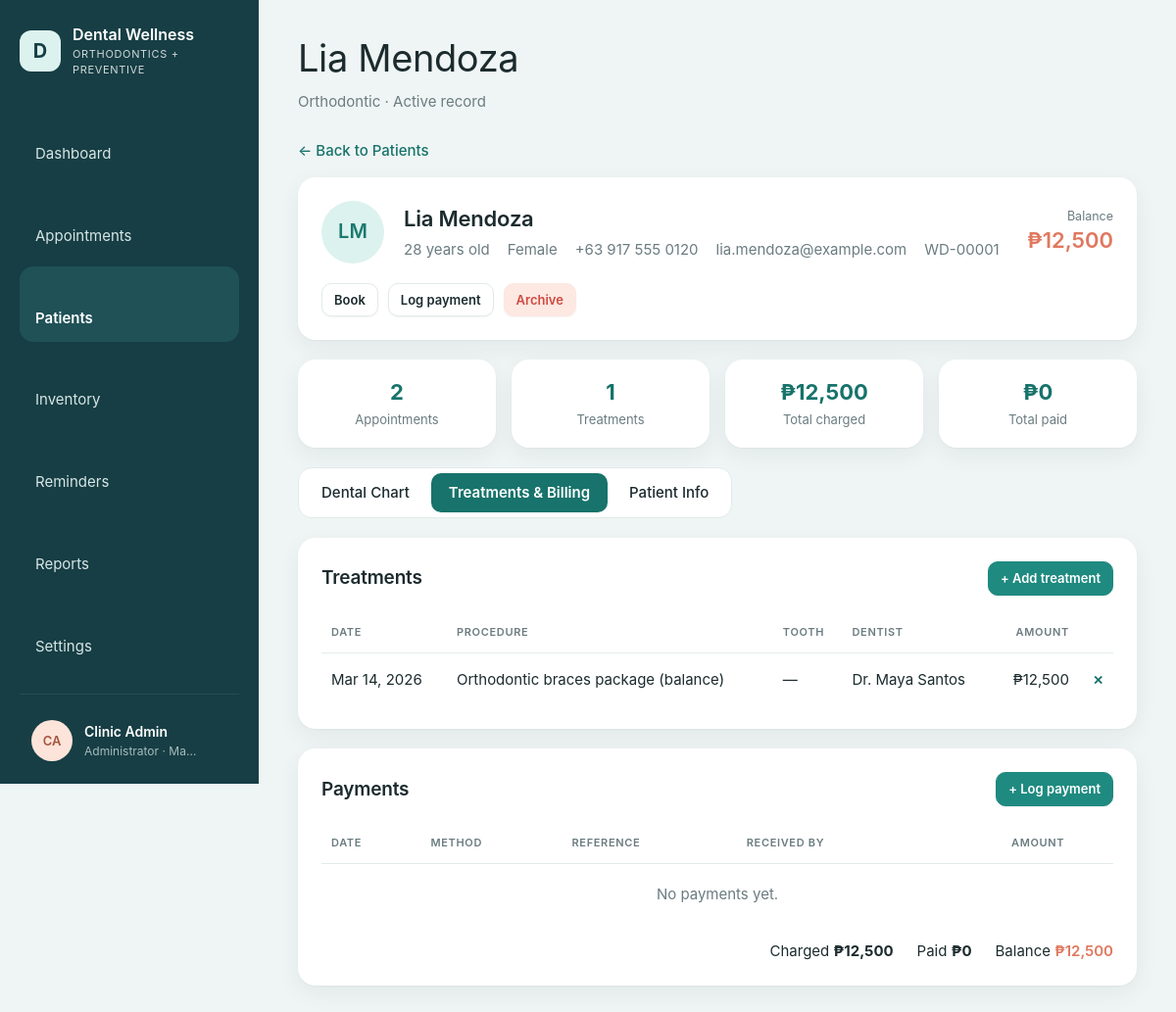
/patient.php?id=1&tab=billing (signed in), run on the app's committed database.
### tables this page shows
CREATE TABLE IF NOT EXISTS users (
    id            INT UNSIGNED AUTO_INCREMENT PRIMARY KEY,
    name          VARCHAR(120) NOT NULL,
    username      VARCHAR(60)  NOT NULL UNIQUE,
    password_hash VARCHAR(255) NOT NULL,
    role          ENUM('admin','dentist','staff') NOT NULL DEFAULT 'staff',
    is_active     TINYINT(1) NOT NULL DEFAULT 1,
    last_login_at DATETIME NULL,
    created_at    DATETIME NOT NULL DEFAULT CURRENT_TIMESTAMP
);

CREATE TABLE IF NOT EXISTS patients (
    id                     INT UNSIGNED AUTO_INCREMENT PRIMARY KEY,
    record_no              VARCHAR(20) NULL UNIQUE,
    full_name              VARCHAR(150) NOT NULL,
    birth_date             DATE NULL,
    sex                    ENUM('female','male') NULL,
    phone                  VARCHAR(30) NULL,
    email                  VARCHAR(150) NULL,
    address                VARCHAR(255) NULL,
    care_type              ENUM('New patient','Preventive','Orthodontic','Restorative','Recall') NOT NULL DEFAULT 'New patient',
    emergency_name         VARCHAR(150) NULL,
    emergency_relationship VARCHAR(60) NULL,
    emergency_phone        VARCHAR(30) NULL,
    allergies              TEXT NULL,
    conditions             TEXT NULL,
    medications            TEXT NULL,
    dental_history         TEXT NULL,
    notes                  TEXT NULL,
    consent_signed         TINYINT(1) NOT NULL DEFAULT 0,
    consent_date           DATE NULL,
    status                 ENUM('draft','incomplete','active','archived') NOT NULL DEFAULT 'incomplete',
    created_by             INT UNSIGNED NULL,
    created_at             DATETIME NOT NULL DEFAULT CURRENT_TIMESTAMP,
    updated_at             DATETIME NOT NULL DEFAULT CURRENT_TIMESTAMP ON UPDATE CURRENT_TIMESTAMP,
    INDEX idx_patients_name (full_name),
    INDEX idx_patients_phone (phone),
    FOREIGN KEY (created_by) REFERENCES users(id) ON DELETE SET NULL
);

CREATE TABLE IF NOT EXISTS treatments (
    id             INT UNSIGNED AUTO_INCREMENT PRIMARY KEY,
    patient_id     INT UNSIGNED NOT NULL,
    appointment_id INT UNSIGNED NULL,
    tooth_no       TINYINT UNSIGNED NULL,
    procedure_name VARCHAR(120) NOT NULL,
    notes          VARCHAR(255) NULL,
    amount         DECIMAL(10,2) NOT NULL DEFAULT 0,
    performed_on   DATE NOT NULL,
    dentist_id     INT UNSIGNED NULL,
    created_at     DATETIME NOT NULL DEFAULT CURRENT_TIMESTAMP,
    INDEX idx_treat_patient (patient_id),
    FOREIGN KEY (patient_id) REFERENCES patients(id) ON DELETE CASCADE,
    FOREIGN KEY (appointment_id) REFERENCES appointments(id) ON DELETE SET NULL,
    FOREIGN KEY (dentist_id) REFERENCES users(id) ON DELETE SET NULL
);

### patient.php (the view, shortened to what the rows shown need)
<?php
require __DIR__ . '/includes/bootstrap.php';
$user = require_login();
$id = (int) input('id');
$patient = q_row('SELECT p.*, b.charged, b.paid, b.balance FROM patients p JOIN ' . BALANCES . ' b ON b.patient_id = p.id WHERE p.id = ?', [$id]);
$tab = in_array(input('tab'), ['chart', 'billing', 'info'], true) ? input('tab') : 'chart';
$treatments = q_all('SELECT t.*, u.name AS dentist FROM treatments t LEFT JOIN users u ON u.id = t.dentist_id
    WHERE t.patient_id = ? ORDER BY t.performed_on DESC, t.id DESC', [$id]);
$toothLogs = q_all('SELECT r.*, u.name AS by_name FROM tooth_records r LEFT JOIN users u ON u.id = r.recorded_by
    WHERE r.patient_id = ? ORDER BY r.id DESC', [$id]);
$toothState = [];
$toothCurrent = [];
$history = [];
foreach ($toothLogs as $log) {
    $no = (int) $log['tooth_no'];
    if (!isset($toothState[$no])) {
        $toothState[$no] = $log['status'];
        $toothCurrent[$no] = $log;
    }
    $history[$no][] = ['status' => $log['status'], 'procedure' => $log['procedure_name'], 'notes' => $log['notes'],
        'by' => $log['by_name'], 'at' => date('M j, Y', strtotime($log['recorded_at']))];
}
ksort($toothCurrent);
$conditions = array_filter($toothCurrent, fn($l) => $l['status'] !== 'healthy');
$facts = array_filter([
    age($patient['birth_date']) !== null ? age($patient['birth_date']) . ' years old' : null,
    $patient['sex'] ? ucfirst($patient['sex']) : null,
    $patient['phone'],
    $patient['email'],
    $patient['record_no'],
]);
$balance = (float) $patient['balance'];
layout_start($patient['full_name'], 'patients', ['subtitle' => $patient['care_type'] . ' · ' . PATIENT_STATUSES[$patient['status']] . ' record']);
?>
<section class="card profile">
  <span class="avatar avatar-2 avatar-lg"><?= e(initials($patient['full_name'])) ?></span>
  <div>
    <h2><?= e($patient['full_name']) ?> <?= $patient['status'] !== 'active' ? pill($patient['status']) : '' ?></h2>
    <div class="facts"><?php foreach ($facts as $f): ?><span><?= e($f) ?></span><?php endforeach; ?></div>
  </div>
  <div class="bal">
    <small><?= $balance < 0 ? 'Credit' : 'Balance' ?></small>
    <strong class="<?= $balance > 0 ? 'amount-due' : 'amount-credit' ?>"><?= money($balance) ?></strong>
  </div>
  <div class="row no-print">
    <a class="btn btn-sm" href="appointment_form.php?patient_id=<?= $id ?>">Book</a>
    <a class="btn btn-sm" href="payment.php?patient_id=<?= $id ?>">Log payment</a>
    <?php if (can('patients.archive')): ?>
      <form method="post" data-confirm="<?= $patient['status'] === 'archived' ? 'Restore this patient?' : 'Archive this patient? Their records are kept but hidden from lists. Upcoming appointments, reminders and waitlist entries are cancelled.' ?>">
      </form>
    <?php endif; ?>
  </div>
</section>
<?php if ($tab === 'chart'): ?>
  <section class="card">
    <h2>Interactive Dental Chart</h2>
    <p class="muted small" style="margin:6px 0 16px"><?= can('chart.edit') ? 'Click any tooth to view its history or update its condition and procedure.' : 'Click any tooth to view its history. Only dentists can change the chart.' ?></p>
    <?= render_dental_chart($toothState) ?>
    <?= render_chart_legend() ?>
    <h3 style="margin-bottom:12px">Documented dental conditions</h3>
    <?php if (!$conditions): ?><p class="muted small">No conditions documented. All teeth are charted as healthy.</p><?php endif; ?>
    <div class="conditions">
      <?php foreach ($conditions as $no => $c): [$label, $color, $tint] = TOOTH_STATUSES[$c['status']]; ?>
        <div class="condition" style="--tint:<?= $tint ?>;--c:<?= $color ?>;border-color:<?= $color ?>33">
          <span class="n" style="background:<?= $color ?>"><?= $no ?></span>
          <b style="color:<?= $color ?>"><?= e($label) ?> <span class="muted small" style="font-weight:400">· <?= e(tooth_name($no)) ?></span></b>
          <span><?= e($c['procedure_name'] ?: '—') ?></span>
          <small><?= e($c['notes'] ?: 'Recorded ' . fmt_date($c['recorded_at'])) ?></small>
        </div>
      <?php endforeach; ?>
    </div>
  </section>
  <script type="application/json" id="tooth-history"><?= json_encode($history, JSON_HEX_TAG | JSON_HEX_AMP) ?></script>
  <dialog id="tooth-dialog">
    <form class="dialog-body" method="post">
      <div class="dialog-head"><h2 data-text="tooth_title">Tooth</h2><button type="button" class="close" aria-label="Close">×</button></div>
      <div><span class="label">History</span><ul class="history" style="margin-top:8px"></ul></div>
      <?php if (can('chart.edit')): ?>
        <?= csrf_field() ?><input type="hidden" name="action" value="tooth"><input type="hidden" name="tooth_no">
        <div class="field"><label for="t-status">Condition</label>
          <select id="t-status" name="status"><?php foreach (TOOTH_STATUSES as $k => [$label]): ?><option value="<?= $k ?>"><?= e($label) ?></option><?php endforeach; ?></select></div>
        <div class="field"><label for="t-proc">Procedure</label><input type="text" id="t-proc" name="procedure_name" maxlength="120" placeholder="e.g. Composite filling"></div>
        <div class="field"><label for="t-notes">Notes</label><input type="text" id="t-notes" name="notes" maxlength="255" placeholder="e.g. Composite resin, A2 shade"></div>
        <div class="field"><label for="t-amt">Charge (optional)</label><input type="number" id="t-amt" name="amount" min="0" max="<?= MAX_AMOUNT ?>" step="0.01" placeholder="0.00"><span class="hint">Adds a treatment to this patient's bill.</span></div>
        <div><button class="btn btn-primary" type="submit">Save tooth entry</button></div>
      <?php else: ?>
        <input type="hidden" name="tooth_no"><input type="hidden" name="status"><input type="hidden" name="procedure_name"><input type="hidden" name="notes">
      <?php endif; ?>
    </form>
  </dialog>
<?php elseif ($tab === 'billing'): ?>
  <div class="stack">
    <section class="card">
      <div class="card-head"><h2>Treatments</h2><button class="btn btn-sm btn-primary no-print" data-open="#treatment-dialog">+ Add treatment</button></div>
      <div class="table-wrap"><table>
        <thead><tr><th>Date</th><th>Procedure</th><th>Tooth</th><th>Dentist</th><th class="num">Amount</th><?php if (can('billing.delete')): ?><th></th><?php endif; ?></tr></thead>
        <tbody>
          <?php foreach ($treatments as $t): ?>
            <tr>
              <td><?= e(fmt_date($t['performed_on'])) ?></td>
              <td><?= e($t['procedure_name']) ?><?= $t['notes'] ? '<br><small class="muted">' . e($t['notes']) . '</small>' : '' ?></td>
              <td><?= $t['tooth_no'] ? '#' . (int) $t['tooth_no'] : '—' ?></td>
              <td><?= e($t['dentist'] ?? '—') ?></td>
              <td class="num"><?= money($t['amount']) ?></td>
              <?php if (can('billing.delete')): ?><td class="num"><form method="post" data-confirm="Remove this treatment charge?"><button class="link-btn" aria-label="Remove">✕</button></form></td><?php endif; ?>
            </tr>
          <?php endforeach; ?>
        </tbody>
      </table></div>
    </section>
    <section class="card">
      <div class="card-head"><h2>Payments</h2><a class="btn btn-sm btn-primary no-print" href="payment.php?patient_id=<?= $id ?>">+ Log payment</a></div>
      <div class="table-wrap"><table>
        <thead><tr><th>Date</th><th>Method</th><th>Reference</th><th>Received by</th><th class="num">Amount</th><?php if (can('billing.delete')): ?><th></th><?php endif; ?></tr></thead>
      </table></div>
    </section>
  </div>
<?php endif; ?>
<?php layout_end();

### includes/layout.php (shortened to what the rows shown need)
<?php
function icon(string $name): string
{
    $paths = [
        'dashboard'    => '<rect x="3" y="3" width="7" height="7" rx="1.5"/><rect x="14" y="3" width="7" height="7" rx="1.5"/><rect x="3" y="14" width="7" height="7" rx="1.5"/><rect x="14" y="14" width="7" height="7" rx="1.5"/>',
        'appointments' => '<rect x="3" y="5" width="18" height="16" rx="2"/><path d="M3 10h18M8 3v4M16 3v4"/>',
        'patients'     => '<circle cx="12" cy="8" r="4"/><path d="M4 21c0-4 4-6 8-6s8 2 8 6"/>',
        'inventory'    => '<ellipse cx="12" cy="6" rx="8" ry="3"/><path d="M4 6v6c0 1.7 3.6 3 8 3s8-1.3 8-3V6M4 12v6c0 1.7 3.6 3 8 3s8-1.3 8-3v-6"/>',
        'reminders'    => '<circle cx="12" cy="13" r="7"/><path d="M12 10v3l2 2M5 4 3 6M19 4l2 2"/>',
        'reports'      => '<path d="M6 3h9l4 4v14H6z"/><path d="M9 12h7M9 16h7M9 8h3"/>',
        'settings'     => '<circle cx="12" cy="12" r="3"/><path d="M12 2v3M12 19v3M4.2 4.2l2.1 2.1M17.7 17.7l2.1 2.1M2 12h3M19 12h3M4.2 19.8l2.1-2.1M17.7 6.3l2.1-2.1"/>',
        'logout'       => '<path d="M15 4h4v16h-4M10 8l-4 4 4 4M6 12h10"/>',
        'theme'        => '<path d="M20 14.5A8 8 0 1 1 9.5 4a6.5 6.5 0 0 0 10.5 10.5z"/>',
        'key'          => '<circle cx="8" cy="15" r="4"/><path d="M11 12l9-9M17 6l3 3M15 8l2 2"/>',
        'menu'         => '<path d="M4 6h16M4 12h16M4 18h16"/>',
        'chevron'      => '<path d="M9 6l6 6-6 6"/>',
    ];
    return '<svg class="icon" viewBox="0 0 24 24" fill="none" stroke="currentColor" stroke-width="1.6" stroke-linecap="round" stroke-linejoin="round" aria-hidden="true">'
        . ($paths[$name] ?? '') . '</svg>';
}
function theme_head(): string
{
    return "<script>(function(){var p;try{p=localStorage.getItem('welldent-theme')}catch(e){}"
        . "var d=p==='dark'||(p!=='light'&&window.matchMedia('(prefers-color-scheme: dark)').matches);"
        . "document.documentElement.setAttribute('data-theme',d?'dark':'light');"
        . "try{if(localStorage.getItem('welldent-sidebar')==='collapsed')document.documentElement.setAttribute('data-sidebar','collapsed')}catch(e){}})()</script>\n"
        . '<link rel="stylesheet" href="assets/css/app.css?v=5">';
}
function layout_start(string $title, string $active, array $opts = []): void
{
    $user = current_user();
    ?>
<!doctype html>
<html lang="en">
<head>
<?= theme_head() ?>
</head>
<body>
<div class="shell">
  <aside class="sidebar">
      <button type="button" class="side-toggle" data-sidebar-toggle aria-label="Collapse sidebar" title="Collapse sidebar"><?= icon('menu') ?></button>
    <details class="side-account">
      <summary title="<?= e($user['name']) ?>">
        <span class="avatar avatar-0"><?= e(initials($user['name'])) ?></span>
        <span class="lbl"><strong><?= e($user['name']) ?></strong><small><?= e(ROLE_LABELS[$user['role']]) ?> · <?= e(config('clinic.city')) ?></small></span>
        <span class="chev"><?= icon('chevron') ?></span>
      </summary>
    </details>
  </aside>
  <main class="main">
    <header class="page-head">
      <div>
        <h1><?= e($title) ?></h1>
        <?php if (!empty($opts['subtitle'])): ?><p class="muted"><?= e($opts['subtitle']) ?></p><?php endif; ?>
      </div>
    </header>
<?php
}
function layout_end(): void
{
    ?>
  </main>
</div>
</body>
</html>
<?php
}

### data on the page
users: name "CA", name "Clinic Admin", role "Administrator"
patients: full_name "Lia Mendoza", full_name "LM", phone "+63 917 555 0120", email "lia.mendoza@example.com", record_no "WD-00001"
treatments: performed_on "Mar 14, 2026", procedure_name "Orthodontic braces package (balance)", dentist.name "Dr. Maya Santos", amount "₱12,500"

### other printed values
config('clinic.name') "Dental Wellness"
config('clinic.tagline') "ORTHODONTICS + PREVENTIVE"
$label "Dashboard"
$label "Appointments"
$label "Patients"
$label "Inventory"
$label "Reminders"
$label "Reports"
$label "Settings"
config('clinic.city') "Ma…"
$opts['subtitle'] "Orthodontic · Active record"
$f "28 years old"
$f "Female"
money($balance) "₱12,500"
count($appointments) "2"
